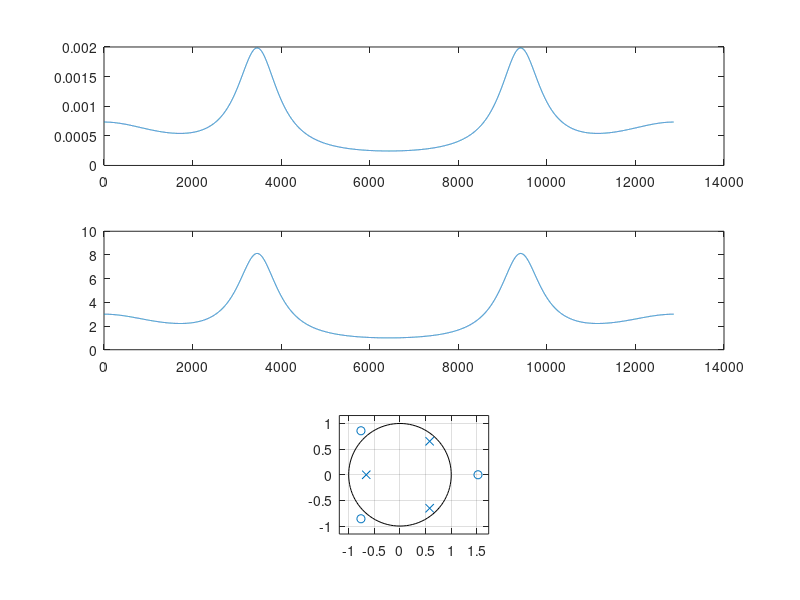

The MATLAB source for this figure:
cla;

nbins = 4096;
rho = [-0.5 0 0.5];
b = [rho 1];
a = [1 rho];
[h w] = freqz(b, a, 0:1/(nbins-1):pi);
group_delay = -diff(unwrap(angle(h)));

subplot(3, 1, 1);
plot(group_delay);

subplot(3, 1, 2);
group_delay2 = grpdelay(b, a, w);
plot(group_delay2);

% I did need to use unwrap.

subplot(3, 1, 3);
zplane(b, a);